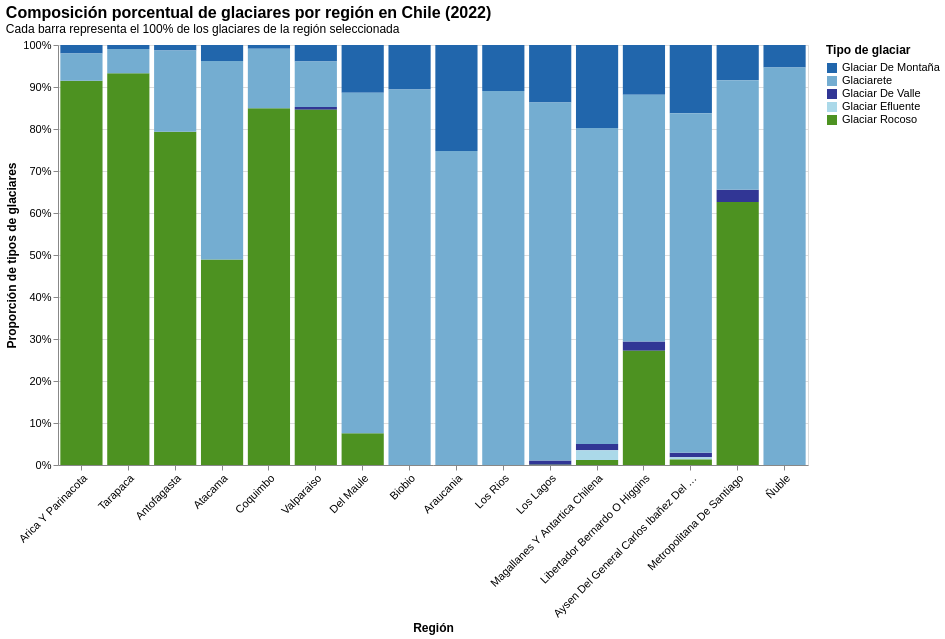

Notebook code for this chart:
### Code cell
import pandas as pd
import altair as alt

# Cargar datos
df = pd.read_csv('IPG2022_limpio.csv')

# Estandarizar nombres
df['tipo_glaciar'] = df['tipo_glaciar'].astype(str).str.strip().str.title()
df['region'] = df['region'].astype(str).str.strip().str.title()

# Agrupar por región y tipo
agrupado = df.groupby(['region', 'tipo_glaciar']).agg(
    cantidad=('codigo_glaciar', 'count'),
    area_total_km2=('area_km2', 'sum')
).reset_index()

# Orden de regiones de norte a sur
orden_regiones = [
    'Arica Y Parinacota', 'Tarapaca', 'Antofagasta', 'Atacama',
    'Coquimbo', 'Valparaiso', 'Metropolitane De Santiago',
    'Del Maule', 'Nuble', 'Biobio', 'Araucania',
    'Los Rios', 'Los Lagos',
    'Magallanes Y Antartica Chilena',
    'Aysen Del General Carlos Ibanez Del Campo',
    'Libertador Bernardo O Higgins'
]

# Colores por tipo
colores = {
    'Glaciar De Montaña': '#2166ac',
    'Glaciarete': '#74add1',
    'Glaciar De Valle': '#313695',
    'Glaciar Efluente': '#abd9e9',
    'Glaciar Rocoso': '#4d9221'
}

# Gráfico de barras apiladas al 100%
chart = alt.Chart(agrupado).mark_bar().encode(
    x=alt.X('region:N',
            sort=orden_regiones,
            title='Región',
            axis=alt.Axis(labelAngle=-45, labelLimit=200)),
    y=alt.Y('cantidad:Q',
            stack='normalize',
            title='Proporción de tipos de glaciares',
            axis=alt.Axis(format='%')),
    color=alt.Color('tipo_glaciar:N',
                    title='Tipo de glaciar',
                    scale=alt.Scale(
                        domain=list(colores.keys()),
                        range=list(colores.values())
                    )),
    tooltip=[
        alt.Tooltip('region:N', title='Región'),
        alt.Tooltip('tipo_glaciar:N', title='Tipo'),
        alt.Tooltip('cantidad:Q', title='Cantidad absoluta'),
        alt.Tooltip('area_total_km2:Q', title='Área total (km²)', format='.2f')
    ]
).properties(
    title=alt.TitleParams(
        text='Composición porcentual de glaciares por región en Chile (2022)',
        subtitle='Cada barra representa el 100% de los glaciares de la región seleccionada',
        fontSize=16,
        subtitleFontSize=12,
        anchor='start'
    ),
    width=750,
    height=420
).configure_axis(
    labelFontSize=11,
    titleFontSize=12
).configure_legend(
    labelFontSize=11,
    titleFontSize=12
)

chart

### Figure 1 — Vega-Lite specification as saved in the notebook (floating-point values rounded to 4 significant figures)
{"config": {"view": {"continuousWidth": 300, "continuousHeight": 300}, "axis": {"labelFontSize": 11, "titleFontSize": 12}, "legend": {"labelFontSize": 11, "titleFontSize": 12}}, "data": {"name": "data-3347cee02dc9d046d8e5a045d965d1bd"}, "mark": {"type": "bar"}, "encoding": {"color": {"field": "tipo_glaciar", "scale": {"domain": ["Glaciar De Montaña", "Glaciarete", "Glaciar De Valle", "Glaciar Efluente", "Glaciar Rocoso"], "range": ["#2166ac", "#74add1", "#313695", "#abd9e9", "#4d9221"]}, "title": "Tipo de glaciar", "type": "nominal"}, "tooltip": [{"field": "region", "title": "Región", "type": "nominal"}, {"field": "tipo_glaciar", "title": "Tipo", "type": "nominal"}, {"field": "cantidad", "title": "Cantidad absoluta", "type": "quantitative"}, {"field": "area_total_km2", "format": ".2f", "title": "Área total (km²)", "type": "quantitative"}], "x": {"axis": {"labelAngle": -45, "labelLimit": 200}, "field": "region", "sort": ["Arica Y Parinacota", "Tarapaca", "Antofagasta", "Atacama", "Coquimbo", "Valparaiso", "Metropolitane De Santiago", "Del Maule", "Nuble", "Biobio", "Araucania", "Los Rios", "Los Lagos", "Magallanes Y Antartica Chilena", "Aysen Del General Carlos Ibanez Del Campo", "Libertador Bernardo O Higgins"], "title": "Región", "type": "nominal"}, "y": {"axis": {"format": "%"}, "field": "cantidad", "stack": "normalize", "title": "Proporción de tipos de glaciares", "type": "quantitative"}}, "height": 420, "title": {"text": "Composición porcentual de glaciares por región en Chile (2022)", "anchor": "start", "fontSize": 16, "subtitle": "Cada barra representa el 100% de los glaciares de la región seleccionada", "subtitleFontSize": 12}, "width": 750, "$schema": "https://vega.github.io/schema/vega-lite/v5.20.1.json", "datasets": {"data-3347cee02dc9d046d8e5a045d965d1bd": [{"region": "Antofagasta", "tipo_glaciar": "Glaciar De Montaña", "cantidad": 2, "area_total_km2": 0.7903}, {"region": "Antofagasta", "tipo_glaciar": "Glaciar Rocoso", "cantidad": 119, "area_total_km2": 10.19}, {"region": "Antofagasta", "tipo_glaciar": "Glaciarete", "cantidad": 29, "area_total_km2": 0.7252}, {"region": "Araucania", "tipo_glaciar": "Glaciar De Montaña", "cantidad": 29, "area_total_km2": 53.85}, {"region": "Araucania", "tipo_glaciar": "Glaciarete", "cantidad": 86, "area_total_km2": 2.324}, {"region": "Arica Y Parinacota", "tipo_glaciar": "Glaciar De Montaña", "cantidad": 7, "area_total_km2": 5.184}, {"region": "Arica Y Parinacota", "tipo_glaciar": "Glaciar Rocoso", "cantidad": 312, "area_total_km2": 30.69}, {"region": "Arica Y Parinacota", "tipo_glaciar": "Glaciarete", "cantidad": 22, "area_total_km2": 1.503}, {"region": "Atacama", "tipo_glaciar": "Glaciar De Montaña", "cantidad": 33, "area_total_km2": 25.95}, {"region": "Atacama", "tipo_glaciar": "Glaciar Rocoso", "cantidad": 422, "area_total_km2": 49.47}, {"region": "Atacama", "tipo_glaciar": "Glaciarete", "cantidad": 408, "area_total_km2": 16.56}, {"region": "Aysen Del General Carlos Ibañez Del Campo", "tipo_glaciar": "Glaciar De Montaña", "cantidad": 1674, "area_total_km2": 1691.0}, {"region": "Aysen Del General Carlos Ibañez Del Campo", "tipo_glaciar": "Glaciar De Valle", "cantidad": 113, "area_total_km2": 681.0}, {"region": "Aysen Del General Carlos Ibañez Del Campo", "tipo_glaciar": "Glaciar Efluente", "cantidad": 54, "area_total_km2": 5995.0}, {"region": "Aysen Del General Carlos Ibañez Del Campo", "tipo_glaciar": "Glaciar Rocoso", "cantidad": 135, "area_total_km2": 16.56}, {"region": "Aysen Del General Carlos Ibañez Del Campo", "tipo_glaciar": "Glaciarete", "cantidad": 8325, "area_total_km2": 340.7}, {"region": "Biobio", "tipo_glaciar": "Glaciar De Montaña", "cantidad": 13, "area_total_km2": 15.74}, {"region": "Biobio", "tipo_glaciar": "Glaciarete", "cantidad": 110, "area_total_km2": 3.283}, {"region": "Coquimbo", "tipo_glaciar": "Glaciar De Montaña", "cantidad": 8, "area_total_km2": 5.508}, {"region": "Coquimbo", "tipo_glaciar": "Glaciar Rocoso", "cantidad": 763, "area_total_km2": 76.98}, {"region": "Coquimbo", "tipo_glaciar": "Glaciarete", "cantidad": 127, "area_total_km2": 1.604}, {"region": "Del Maule", "tipo_glaciar": "Glaciar De Montaña", "cantidad": 33, "area_total_km2": 19.37}, {"region": "Del Maule", "tipo_glaciar": "Glaciar Rocoso", "cantidad": 22, "area_total_km2": 2.35}, {"region": "Del Maule", "tipo_glaciar": "Glaciarete", "cantidad": 235, "area_total_km2": 7.088}, {"region": "Libertador Bernardo O Higgins", "tipo_glaciar": "Glaciar De Montaña", "cantidad": 92, "area_total_km2": 86.47}, {"region": "Libertador Bernardo O Higgins", "tipo_glaciar": "Glaciar De Valle", "cantidad": 17, "area_total_km2": 122.7}, {"region": "Libertador Bernardo O Higgins", "tipo_glaciar": "Glaciar Rocoso", "cantidad": 211, "area_total_km2": 41.61}, {"region": "Libertador Bernardo O Higgins", "tipo_glaciar": "Glaciarete", "cantidad": 456, "area_total_km2": 18.93}, {"region": "Los Lagos", "tipo_glaciar": "Glaciar De Montaña", "cantidad": 414, "area_total_km2": 367.1}, {"region": "Los Lagos", "tipo_glaciar": "Glaciar De Valle", "cantidad": 31, "area_total_km2": 147.8}, {"region": "Los Lagos", "tipo_glaciar": "Glaciar Rocoso", "cantidad": 1, "area_total_km2": 0.02924}, {"region": "Los Lagos", "tipo_glaciar": "Glaciarete", "cantidad": 2579, "area_total_km2": 99.59}, {"region": "Los Rios", "tipo_glaciar": "Glaciar De Montaña", "cantidad": 7, "area_total_km2": 23.17}, {"region": "Los Rios", "tipo_glaciar": "Glaciarete", "cantidad": 57, "area_total_km2": 1.699}, {"region": "Magallanes Y Antartica Chilena", "tipo_glaciar": "Glaciar De Montaña", "cantidad": 1393, "area_total_km2": 1692.0}, {"region": "Magallanes Y Antartica Chilena", "tipo_glaciar": "Glaciar De Valle", "cantidad": 107, "area_total_km2": 713.2}, {"region": "Magallanes Y Antartica Chilena", "tipo_glaciar": "Glaciar Efluente", "cantidad": 163, "area_total_km2": 7743.0}, {"region": "Magallanes Y Antartica Chilena", "tipo_glaciar": "Glaciar Rocoso", "cantidad": 84, "area_total_km2": 7.158}, {"region": "Magallanes Y Antartica Chilena", "tipo_glaciar": "Glaciarete", "cantidad": 5308, "area_total_km2": 271.2}, {"region": "Metropolitana De Santiago", "tipo_glaciar": "Glaciar De Montaña", "cantidad": 105, "area_total_km2": 120.2}, {"region": "Metropolitana De Santiago", "tipo_glaciar": "Glaciar De Valle", "cantidad": 37, "area_total_km2": 168.9}, {"region": "Metropolitana De Santiago", "tipo_glaciar": "Glaciar Rocoso", "cantidad": 785, "area_total_km2": 140.6}, {"region": "Metropolitana De Santiago", "tipo_glaciar": "Glaciarete", "cantidad": 327, "area_total_km2": 20.65}, {"region": "Tarapaca", "tipo_glaciar": "Glaciar De Montaña", "cantidad": 1, "area_total_km2": 0.3061}, {"region": "Tarapaca", "tipo_glaciar": "Glaciar Rocoso", "cantidad": 97, "area_total_km2": 8.249}, {"region": "Tarapaca", "tipo_glaciar": "Glaciarete", "cantidad": 6, "area_total_km2": 0.08655}, {"region": "Valparaiso", "tipo_glaciar": "Glaciar De Montaña", "cantidad": 30, "area_total_km2": 20.33}, {"region": "Valparaiso", "tipo_glaciar": "Glaciar De Valle", "cantidad": 5, "area_total_km2": 36.84}, {"region": "Valparaiso", "tipo_glaciar": "Glaciar Rocoso", "cantidad": 647, "area_total_km2": 100.2}, {"region": "Valparaiso", "tipo_glaciar": "Glaciarete", "cantidad": 83, "area_total_km2": 4.585}, {"region": "Ñuble", "tipo_glaciar": "Glaciar De Montaña", "cantidad": 3, "area_total_km2": 1.193}, {"region": "Ñuble", "tipo_glaciar": "Glaciarete", "cantidad": 53, "area_total_km2": 1.55}]}}
